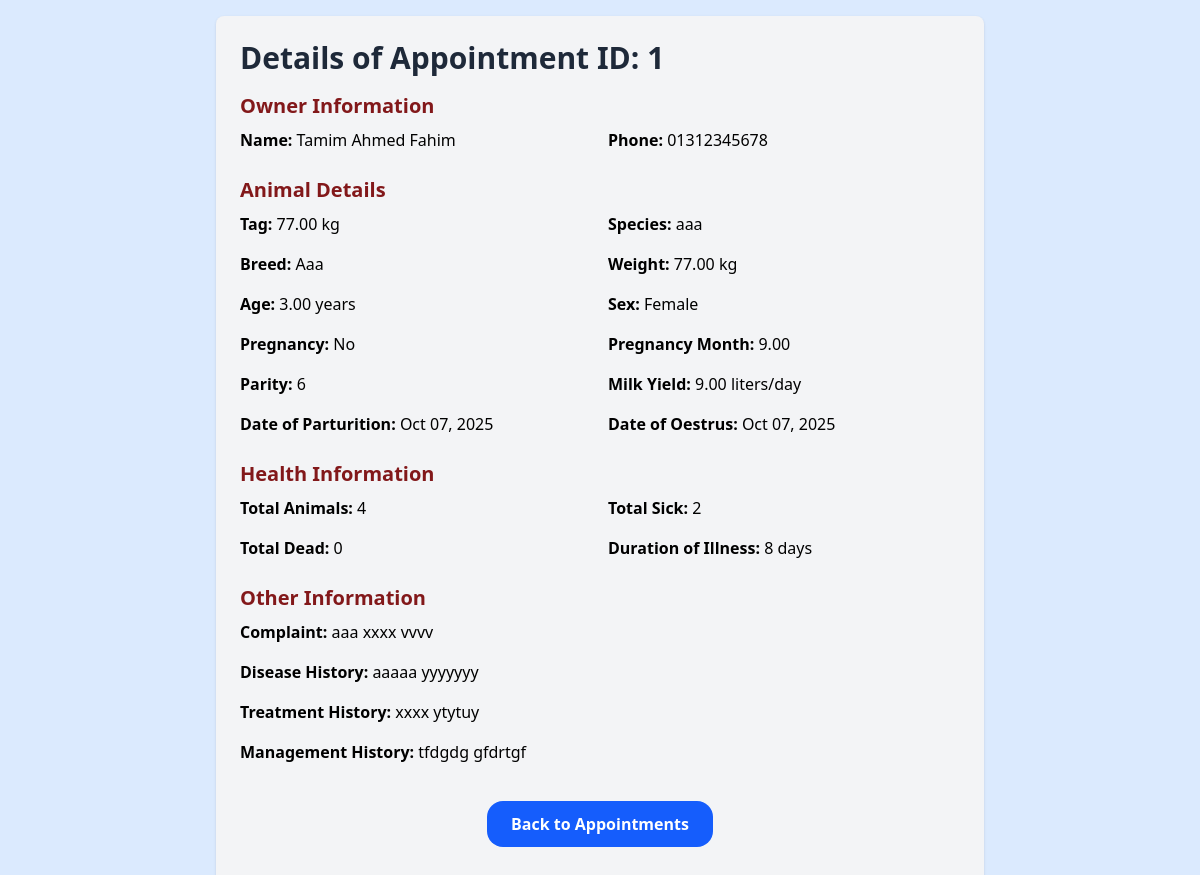
The app's page /staff/appointment/details/1 with its own data.
### user_app/models.py (models this page shows, shortened)
class Patientinfo(models.Model):
    name = models.CharField(max_length=100, default="Unknown")
    phone = models.CharField(max_length=13, default="Unknown")
    application_time = models.DateTimeField(auto_now=True)
    tag = models.CharField(max_length=30, null=True, default="Unknown")
    species = models.CharField(max_length=60, null=True, default="Unknown")
    breed = models.CharField(max_length=50, null=True, default="Unknown")
    weight = models.DecimalField(
        max_digits=6, decimal_places=2, null=True, blank=True, default=-1
    )
    age = models.DecimalField(
        max_digits=5, decimal_places=2, null=True, blank=True, default=-1
    )
    sex = models.CharField(max_length=10, default="female")
    pregnancy = models.BooleanField(default=False)
    pregnancy_month = models.DecimalField(
        max_digits=5, decimal_places=2, null=True, blank=True, default=-1
    )
    parity = models.CharField(max_length=10, default="Unknown")
    milk_yield = models.DecimalField(
        max_digits=5, decimal_places=2, null=True, blank=True, default=-1
    )
    date_of_parturition = models.DateField(null=True, blank=True)
    date_of_oestrus = models.DateField(null=True, blank=True)
    total_animals = models.IntegerField(default=-1)
    total_sick_animals = models.IntegerField(default=-1)
    total_dead_animals = models.IntegerField(default=-1)
    duration_of_illness = models.IntegerField(default=-1)
    complaint = models.TextField(default="Unknown", blank=True, null=True)
    disease_history = models.TextField(default="Unknown", blank=True, null=True)
    treatment_history = models.TextField(default="Unknown", blank=True, null=True)
    management_history = models.TextField(default="Unknown", blank=True, null=True)

### staff_app/views.py (the view)
def staff_appointment_details(request, id):
    appointment = get_object_or_404(Patientinfo, id=id)
    context = {"patient": appointment}
    return render(request, "staff_app/staff_appointment_details.html", context)

### staff_app/templates/staff_app/staff_appointment_details.html (shortened to what this page needs)
<!DOCTYPE html>
<html lang="en">
<head>
    <script src="https://cdn.jsdelivr.net/npm/@tailwindcss/browser@4"></script>
</head>
<body>
    <div class="bg-blue-100 p-4 ">
        <div class="max-w-3xl m-auto bg-gray-100 shadow rounded-lg p-6">
            <h1 class="text-3xl font-bold mb-4 text-gray-800">
                Details of Appointment ID: {{ patient.id }}
            </h1>
            <div class="mb-6">
                <h2 class="text-xl font-semibold mb-2 text-red-900">Owner Information</h2>
                <div class="grid grid-cols-1 sm:grid-cols-2 gap-4">
                    <div><span class="font-semibold">Name:</span> {{ patient.name }}</div>
                    <div><span class="font-semibold">Phone:</span> {{ patient.phone }}</div>
                </div>
            </div>
            <div class="mb-6">
                <h2 class="text-xl font-semibold mb-2 text-red-900">Animal Details</h2>
                <div class="grid grid-cols-1 sm:grid-cols-2 gap-4">
                    <div><span class="font-semibold">Tag:</span>
                        {% if patient.weight != -1 %}{{ patient.weight }} kg{% else %}N/A{% endif %}
                    </div>
                    <div><span class="font-semibold">Species:</span> {{ patient.species }}</div>
                    <div><span class="font-semibold">Breed:</span> {{ patient.breed }}</div>
                    <div><span class="font-semibold">Weight:</span>
                        {% if patient.weight != -1 %}{{ patient.weight }} kg{% else %}N/A{% endif %}
                    </div>
                    <div><span class="font-semibold">Age:</span>
                        {% if patient.age != -1 %}{{ patient.age }} years{% else %}N/A{% endif %}
                    </div>
                    <div><span class="font-semibold">Sex:</span> {{ patient.sex }}</div>
                    <div><span class="font-semibold">Pregnancy:</span>
                        {% if patient.pregnancy %}Yes{% else %}No{% endif %}
                    </div>
                    <div><span class="font-semibold">Pregnancy Month:</span>
                        {% if patient.pregnancy_month != -1 %}{{ patient.pregnancy_month }}{% else %}N/A{% endif %}
                    </div>
                    <div><span class="font-semibold">Parity:</span> {{ patient.parity|default:"N/A" }}</div>
                    <div><span class="font-semibold">Milk Yield:</span>
                        {% if patient.milk_yield != -1 %}{{ patient.milk_yield }} liters/day{% else %}N/A{% endif %}
                    </div>
                    <div><span class="font-semibold">Date of Parturition:</span>
                        {% if patient.date_of_parturition %}{{ patient.date_of_parturition|date:"M d, Y" }}{% else %}N/A
                        {% endif %}
                    </div>
                    <div><span class="font-semibold">Date of Oestrus:</span>
                        {% if patient.date_of_oestrus %}{{ patient.date_of_oestrus|date:"M d, Y" }}{% else %}N/A
                        {% endif %}
                    </div>
                </div>
            </div>
            <div class="mb-6">
                <h2 class="text-xl font-semibold mb-2 text-red-900">Health Information</h2>
                <div class="grid grid-cols-1 sm:grid-cols-2 gap-4">
                    <div><span class="font-semibold">Total Animals:</span>
                        {% if patient.total_animals != -1 %}{{ patient.total_animals }}{% else %}N/A{% endif %}
                    </div>
                    <div><span class="font-semibold">Total Sick:</span>
                        {% if patient.total_sick_animals != -1 %}{{ patient.total_sick_animals }}{% else %}N/A
                        {% endif %}
                    </div>
                    <div><span class="font-semibold">Total Dead:</span>
                        {% if patient.total_dead_animals != -1 %}{{ patient.total_dead_animals }}{% else %}N/A
                        {% endif %}
                    </div>
                    <div><span class="font-semibold">Duration of Illness:</span>
                        {% if patient.duration_of_illness != -1 %}{{ patient.duration_of_illness }} days{% else %}N/A
                        {% endif %}
                    </div>
                </div>
            </div>
            <div>
                <h2 class="text-xl font-semibold mb-2 text-red-900">Other Information</h2>
                <div class="grid grid-cols-1 gap-4">
                    <div><span class="font-semibold">Complaint:</span> {{ patient.complaint|default:"N/A" }}</div>
                    <div><span class="font-semibold">Disease History:</span> {{ patient.disease_history|default:"N/A" }}
                    </div>
                    <div><span class="font-semibold">Treatment History:</span>
                        {{patient.treatment_history|default:"N/A" }}</div>
                    <div><span class="font-semibold">Management History:</span>
                        {{patient.management_history|default:"N/A" }}</div>
                </div>
            </div>
            <div class="mt-6 p-6 text-center">
                <a href="{% url 'staff_all_appointment' %}"
                    class="bg-blue-600 hover:bg-blue-700 text-white px-6 py-3 rounded-2xl font-semibold transition-colors">
                    Back to Appointments
                </a>
            </div>
        </div>
    </div>
</body>
</html>

### records on screen
Patientinfo: id "1", name "Tamim Ahmed Fahim", phone "01312345678", weight "77.00", species "aaa", breed "Aaa", age "3.00", sex "Female", pregnancy_month "9.00", parity "6", milk_yield "9.00", date_of_parturition "Oct 07, 2025", date_of_oestrus "Oct 07, 2025", total_animals "4", total_sick_animals "2", total_dead_animals "0", duration_of_illness "8", complaint "aaa xxxx vvvv", disease_history "aaaaa yyyyyyy", treatment_history "xxxx ytytuy", management_history "tfdgdg gfdrtgf"
